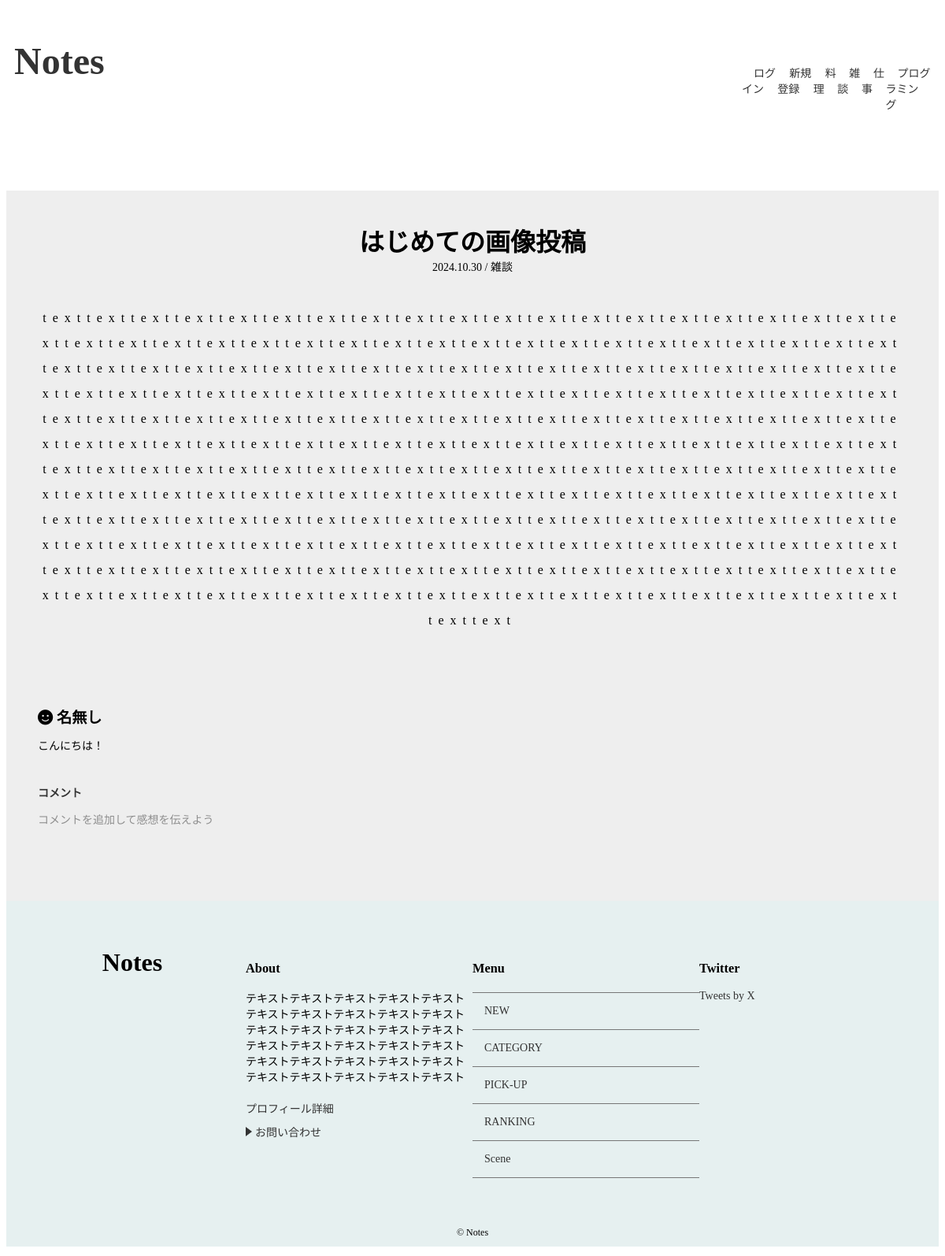
/detail/4/, run on the app's committed database.
### notes/models.py (models this page shows, shortened)
class Post(models.Model):
    title = models.CharField('タイトル',max_length=255)
    image = models.ImageField(upload_to='images',verbose_name='イメージ画像',null=True, blank=True)
    text = models.TextField('本文')
    author = models.ForeignKey(User, on_delete=models.CASCADE, verbose_name='著者', null=True, blank=True)
    created_at = models.DateTimeField('作成日',default=timezone.now)
    category = models.ForeignKey(Category,verbose_name='カテゴリ',on_delete=models.PROTECT)

class Category(models.Model):
    name = models.CharField('カテゴリ',max_length=30)
    image = models.ImageField(upload_to='category_images/', blank=True,null=True)
    created_at = models.DateField('作成日',default=timezone.now)
    def __str__(self):
        return self.name

class Comment(models.Model):
    name = models.CharField('コメント',max_length=30,default='名無し')
    text = models.TextField('本文')
    post = models.ForeignKey(Post,verbose_name='紐づく記事',on_delete=models.PROTECT)
    created_at = models.DateField('作成日',default=timezone.now)

### notes/views.py (the view)
# urls.py: path('detail/<int:pk>/',views.DetailView.as_view(),name='detail'),
class DetailView(generic.DetailView):
    model = Post

### notes/context_processors.py (called while the page is built)
def common(repuest):
    context = {
        'category_list':Category.objects.all(),
    }
    return context

### notes/templates/notes/post_detail.html
{% extends 'notes/base.html' %}
{% load static %}
{% block extra_css %}
<link rel="stylesheet" href="{% static 'notes/css/detail.css' %}">
{% endblock %}
{% block content %}
{% if post %}
<div id="post-detail-container">
  <div id="post-detail" class="wrapper">
    <div id="post-detail-title">{{ post.title }}</div>
    <div id="post-detail-created_at">
      {{ post.created_at|date:"Y.m.d"}} / {{ post.category }}
    </div>
    <div id="post-detail-text">
      {{ post.text|linebreaksbr }}
    </div>
    {% else %}
    <p>データが見つかりませんでした。</p>
  {% endif %}
  </div>
    <div id="post-detail-comments" class="wrapper">
    {% for comment in post.comment_set.all %}
    <div id="comment-content">
      <div id="comment-name">
        <i class="fa-solid fa-face-smile"></i> {{ comment.name }}
      </div>
      <div id="comment-text">
        {{ comment.text|linebreaksbr }}
      </div>
    </div>
    {% endfor %}
    <div id="comment-btn">
      <a  href="{% url 'notes:comment' post.pk %}">コメント</a>
      <p>コメントを追加して感想を伝えよう</p>
    </div>
  </div>
</div>
{% endblock %}

### notes/static/notes/css/index.css (style rules this page uses)
* { box-sizing: border-box; }
html { font-size: 100%; scroll-behavior: smooth; }
body { font-size: 0.875rem; background-color: #ffffff; }
a { color: #333; text-decoration: none; transform: all 0.5s; }
.wrapper { max-width: 1200px; margin: 0 auto; padding: 0 0; }
@media (min-width: 768px) { #post-detail-title { font-size: 1.5rem; } }
@media (min-width: 768px) { #post-detail-text { padding: 20px; } }

### notes/static/notes/css/detail.css (style rules this page uses)
#post-detail-container { max-width: 100%; background-color: #eeeeee; padding-top: 40px; padding-bottom: 40px; margin: 0 auto; min-height: 100vh; }
#post-detail { text-align: center; }
#post-detail-title { font-size: 2rem; font-weight: bold; }
#post-detail-text { max-width: 100%; padding: 40px 40px; box-sizing: border-box; word-wrap: break-word; font-size: 1rem; letter-spacing: 0.5em; line-height: 2; }
#post-detail-comments { padding: 40px 40px; }
#comment-content { margin-bottom: 40px; }
#comment-name { font-size: 1.2rem; font-weight: bold; padding: 12px 0 ; }
#comment-btn a { font-weight: bold; }
#comment-btn p { opacity: 0.4; }

### data on the page
Post: title "はじめての画像投稿", created_at "2024.10.30", category "雑談", text "texttexttexttexttexttexttexttexttexttexttexttexttexttexttexttexttexttexttexttexttexttexttexttexttexttexttexttexttexttexttexttexttexttexttexttexttexttexttexttexttexttexttexttexttexttexttexttexttexttexttexttexttexttexttexttexttexttexttexttexttexttexttexttexttexttexttexttexttexttexttexttexttexttexttexttexttexttexttexttexttexttexttexttexttexttexttexttexttexttexttexttexttexttexttexttexttexttexttexttexttexttexttexttexttexttexttexttexttexttexttexttexttexttexttexttexttexttexttexttexttexttexttexttexttexttexttexttexttexttexttexttexttexttexttexttexttexttexttexttexttexttexttexttexttexttexttexttexttexttexttexttexttexttexttexttexttexttexttexttexttexttexttexttexttexttexttexttexttexttexttexttexttexttexttext…"
Comment: name "名無し", text "こんにちは！"
